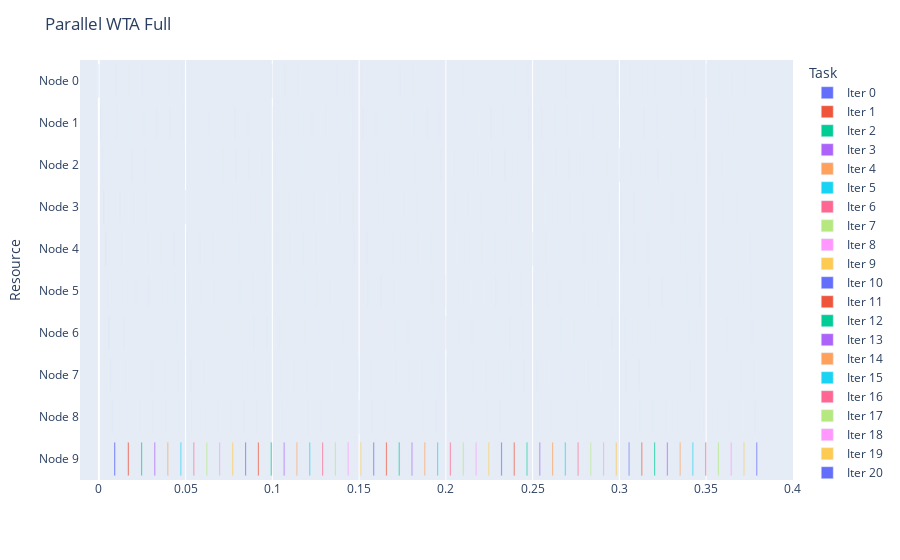

Source (notebook cell):
### Code cell
fig = getDataGantt(logs[0], "Parallel WTA Full")
fig.show()

### Figure 1 — Plotly figure (JSON) as saved in the notebook; plotly's stock layout.template omitted (floating-point values rounded to 4 significant figures)
{"data": [{"alignmentgroup": "True", "base": [0, 0.000978, 0.001974, 0.002945, 0.003968, 0.004928, 0.005851, 0.006793, 0.007769, 0.008764], "hovertemplate": "Task=Iter 0<br>Start=%{base}<br>Finish=%{x}<br>Resource=%{y}<extra></extra>", "legendgroup": "Iter 0", "marker": {"color": "#636efa", "pattern": {"shape": ""}}, "name": "Iter 0", "offsetgroup": "Iter 0", "orientation": "h", "showlegend": true, "textposition": "auto", "type": "bar", "x": [4.387e-05, 4.983e-05, 4.458e-05, 5.293e-05, 4.125e-05, 4.22e-05, 4.554e-05, 4.196e-05, 5.078e-05, 0.0007644], "xaxis": "x", "y": ["Node 0", "Node 1", "Node 2", "Node 3", "Node 4", "Node 5", "Node 6", "Node 7", "Node 8", "Node 9"], "yaxis": "y"}, {"alignmentgroup": "True", "base": [0.009701, 0.01047, 0.01125, 0.01201, 0.0128, 0.01357, 0.01434, 0.01512, 0.0159, 0.01668], "hovertemplate": "Task=Iter 1<br>Start=%{base}<br>Finish=%{x}<br>Resource=%{y}<extra></extra>", "legendgroup": "Iter 1", "marker": {"color": "#EF553B", "pattern": {"shape": ""}}, "name": "Iter 1", "offsetgroup": "Iter 1", "orientation": "h", "showlegend": true, "textposition": "auto", "type": "bar", "x": [1.693e-05, 1.693e-05, 1.788e-05, 1.717e-05, 1.693e-05, 1.55e-05, 1.907e-05, 1.788e-05, 1.717e-05, 0.0007083], "xaxis": "x", "y": ["Node 0", "Node 1", "Node 2", "Node 3", "Node 4", "Node 5", "Node 6", "Node 7", "Node 8", "Node 9"], "yaxis": "y"}, {"alignmentgroup": "True", "base": [0.01744, 0.0182, 0.01898, 0.01975, 0.0205, 0.02127, 0.02202, 0.02279, 0.02355, 0.02431], "hovertemplate": "Task=Iter 2<br>Start=%{base}<br>Finish=%{x}<br>Resource=%{y}<extra></extra>", "legendgroup": "Iter 2", "marker": {"color": "#00cc96", "pattern": {"shape": ""}}, "name": "Iter 2", "offsetgroup": "Iter 2", "orientation": "h", "showlegend": true, "textposition": "auto", "type": "bar", "x": [1.454e-05, 1.931e-05, 1.955e-05, 1.597e-05, 1.502e-05, 1.431e-05, 1.55e-05, 1.621e-05, 1.478e-05, 0.0006843], "xaxis": "x", "y": ["Node 0", "Node 1", "Node 2", "Node 3", "Node 4", "Node 5", "Node 6", "Node 7", "Node 8", "Node 9"], "yaxis": "y"}, {"alignmentgroup": "True", "base": [0.02505, 0.02582, 0.0266, 0.02735, 0.02809, 0.02886, 0.02963, 0.0304, 0.03115, 0.03191], "hovertemplate": "Task=Iter 3<br>Start=%{base}<br>Finish=%{x}<br>Resource=%{y}<extra></extra>", "legendgroup": "Iter 3", "marker": {"color": "#ab63fa", "pattern": {"shape": ""}}, "name": "Iter 3", "offsetgroup": "Iter 3", "orientation": "h", "showlegend": true, "textposition": "auto", "type": "bar", "x": [1.383e-05, 1.431e-05, 1.574e-05, 1.55e-05, 1.836e-05, 1.788e-05, 1.502e-05, 1.407e-05, 1.884e-05, 0.0006993], "xaxis": "x", "y": ["Node 0", "Node 1", "Node 2", "Node 3", "Node 4", "Node 5", "Node 6", "Node 7", "Node 8", "Node 9"], "yaxis": "y"}, {"alignmentgroup": "True", "base": [0.03265, 0.03342, 0.03417, 0.03493, 0.03568, 0.03645, 0.03718, 0.03793, 0.0387, 0.03945], "hovertemplate": "Task=Iter 4<br>Start=%{base}<br>Finish=%{x}<br>Resource=%{y}<extra></extra>", "legendgroup": "Iter 4", "marker": {"color": "#FFA15A", "pattern": {"shape": ""}}, "name": "Iter 4", "offsetgroup": "Iter 4", "orientation": "h", "showlegend": true, "textposition": "auto", "type": "bar", "x": [1.383e-05, 1.526e-05, 1.454e-05, 1.836e-05, 1.645e-05, 1.478e-05, 1.359e-05, 1.407e-05, 1.478e-05, 0.0006814], "xaxis": "x", "y": ["Node 0", "Node 1", "Node 2", "Node 3", "Node 4", "Node 5", "Node 6", "Node 7", "Node 8", "Node 9"], "yaxis": "y"}, {"alignmentgroup": "True", "base": [0.04018, 0.04094, 0.0417, 0.04245, 0.04319, 0.04394, 0.0447, 0.04545, 0.04621, 0.04696], "hovertemplate": "Task=Iter 5<br>Start=%{base}<br>Finish=%{x}<br>Resource=%{y}<extra></extra>", "legendgroup": "Iter 5", "marker": {"color": "#19d3f3", "pattern": {"shape": ""}}, "name": "Iter 5", "offsetgroup": "Iter 5", "orientation": "h", "showlegend": true, "textposition": "auto", "type": "bar", "x": [1.311e-05, 1.431e-05, 1.407e-05, 1.454e-05, 1.55e-05, 1.454e-05, 1.383e-05, 1.383e-05, 2.623e-05, 0.0006859], "xaxis": "x", "y": ["Node 0", "Node 1", "Node 2", "Node 3", "Node 4", "Node 5", "Node 6", "Node 7", "Node 8", "Node 9"], "yaxis": "y"}, {"alignmentgroup": "True", "base": [0.0477, 0.04845, 0.04921, 0.04995, 0.05069, 0.05144, 0.05218, 0.05293, 0.05369, 0.05444], "hovertemplate": "Task=Iter 6<br>Start=%{base}<br>Finish=%{x}<br>Resource=%{y}<extra></extra>", "legendgroup": "Iter 6", "marker": {"color": "#FF6692", "pattern": {"shape": ""}}, "name": "Iter 6", "offsetgroup": "Iter 6", "orientation": "h", "showlegend": true, "textposition": "auto", "type": "bar", "x": [1.383e-05, 1.407e-05, 1.931e-05, 1.383e-05, 1.383e-05, 1.335e-05, 1.335e-05, 1.359e-05, 1.431e-05, 0.0006773], "xaxis": "x", "y": ["Node 0", "Node 1", "Node 2", "Node 3", "Node 4", "Node 5", "Node 6", "Node 7", "Node 8", "Node 9"], "yaxis": "y"}, {"alignmentgroup": "True", "base": [0.05517, 0.05594, 0.05669, 0.05744, 0.05818, 0.05893, 0.05967, 0.06042, 0.06116, 0.06191], "hovertemplate": "Task=Iter 7<br>Start=%{base}<br>Finish=%{x}<br>Resource=%{y}<extra></extra>", "legendgroup": "Iter 7", "marker": {"color": "#B6E880", "pattern": {"shape": ""}}, "name": "Iter 7", "offsetgroup": "Iter 7", "orientation": "h", "showlegend": true, "textposition": "auto", "type": "bar", "x": [1.526e-05, 1.597e-05, 1.621e-05, 1.55e-05, 1.526e-05, 1.55e-05, 1.526e-05, 1.597e-05, 1.574e-05, 0.0006831], "xaxis": "x", "y": ["Node 0", "Node 1", "Node 2", "Node 3", "Node 4", "Node 5", "Node 6", "Node 7", "Node 8", "Node 9"], "yaxis": "y"}, {"alignmentgroup": "True", "base": [0.06263, 0.06339, 0.06414, 0.06487, 0.06561, 0.06635, 0.06708, 0.06782, 0.06856, 0.06929], "hovertemplate": "Task=Iter 8<br>Start=%{base}<br>Finish=%{x}<br>Resource=%{y}<extra></extra>", "legendgroup": "Iter 8", "marker": {"color": "#FF97FF", "pattern": {"shape": ""}}, "name": "Iter 8", "offsetgroup": "Iter 8", "orientation": "h", "showlegend": true, "textposition": "auto", "type": "bar", "x": [1.383e-05, 1.502e-05, 1.407e-05, 1.383e-05, 1.431e-05, 1.335e-05, 1.383e-05, 1.407e-05, 1.311e-05, 0.0006723], "xaxis": "x", "y": ["Node 0", "Node 1", "Node 2", "Node 3", "Node 4", "Node 5", "Node 6", "Node 7", "Node 8", "Node 9"], "yaxis": "y"}, {"alignmentgroup": "True", "base": [0.07001, 0.07076, 0.07151, 0.07224, 0.07297, 0.07372, 0.07446, 0.07519, 0.07606, 0.0768], "hovertemplate": "Task=Iter 9<br>Start=%{base}<br>Finish=%{x}<br>Resource=%{y}<extra></extra>", "legendgroup": "Iter 9", "marker": {"color": "#FECB52", "pattern": {"shape": ""}}, "name": "Iter 9", "offsetgroup": "Iter 9", "orientation": "h", "showlegend": true, "textposition": "auto", "type": "bar", "x": [1.287e-05, 1.335e-05, 1.407e-05, 1.335e-05, 1.335e-05, 1.311e-05, 1.359e-05, 1.359e-05, 1.335e-05, 0.0006826], "xaxis": "x", "y": ["Node 0", "Node 1", "Node 2", "Node 3", "Node 4", "Node 5", "Node 6", "Node 7", "Node 8", "Node 9"], "yaxis": "y"}, {"alignmentgroup": "True", "base": [0.07752, 0.07829, 0.07904, 0.07978, 0.08052, 0.08127, 0.08199, 0.08273, 0.08349, 0.08423], "hovertemplate": "Task=Iter 10<br>Start=%{base}<br>Finish=%{x}<br>Resource=%{y}<extra></extra>", "legendgroup": "Iter 10", "marker": {"color": "#636efa", "pattern": {"shape": ""}}, "name": "Iter 10", "offsetgroup": "Iter 10", "orientation": "h", "showlegend": true, "textposition": "auto", "type": "bar", "x": [1.287e-05, 1.311e-05, 1.335e-05, 1.383e-05, 1.502e-05, 1.24e-05, 1.287e-05, 1.287e-05, 1.311e-05, 0.000675], "xaxis": "x", "y": ["Node 0", "Node 1", "Node 2", "Node 3", "Node 4", "Node 5", "Node 6", "Node 7", "Node 8", "Node 9"], "yaxis": "y"}, {"alignmentgroup": "True", "base": [0.08494, 0.08571, 0.08646, 0.08719, 0.08793, 0.08867, 0.08942, 0.09016, 0.0909, 0.09165], "hovertemplate": "Task=Iter 11<br>Start=%{base}<br>Finish=%{x}<br>Resource=%{y}<extra></extra>", "legendgroup": "Iter 11", "marker": {"color": "#EF553B", "pattern": {"shape": ""}}, "name": "Iter 11", "offsetgroup": "Iter 11", "orientation": "h", "showlegend": true, "textposition": "auto", "type": "bar", "x": [1.287e-05, 1.359e-05, 1.383e-05, 1.335e-05, 1.383e-05, 1.264e-05, 1.359e-05, 1.335e-05, 1.359e-05, 0.0006835], "xaxis": "x", "y": ["Node 0", "Node 1", "Node 2", "Node 3", "Node 4", "Node 5", "Node 6", "Node 7", "Node 8", "Node 9"], "yaxis": "y"}, {"alignmentgroup": "True", "base": [0.09237, 0.09312, 0.09387, 0.0946, 0.09535, 0.09608, 0.09681, 0.09755, 0.0983, 0.09903], "hovertemplate": "Task=Iter 12<br>Start=%{base}<br>Finish=%{x}<br>Resource=%{y}<extra></extra>", "legendgroup": "Iter 12", "marker": {"color": "#00cc96", "pattern": {"shape": ""}}, "name": "Iter 12", "offsetgroup": "Iter 12", "orientation": "h", "showlegend": true, "textposition": "auto", "type": "bar", "x": [1.287e-05, 1.311e-05, 1.264e-05, 1.335e-05, 1.311e-05, 1.264e-05, 1.264e-05, 1.335e-05, 1.311e-05, 0.0006816], "xaxis": "x", "y": ["Node 0", "Node 1", "Node 2", "Node 3", "Node 4", "Node 5", "Node 6", "Node 7", "Node 8", "Node 9"], "yaxis": "y"}, {"alignmentgroup": "True", "base": [0.09975, 0.1005, 0.1013, 0.102, 0.1027, 0.1035, 0.1042, 0.105, 0.1057, 0.1065], "hovertemplate": "Task=Iter 13<br>Start=%{base}<br>Finish=%{x}<br>Resource=%{y}<extra></extra>", "legendgroup": "Iter 13", "marker": {"color": "#ab63fa", "pattern": {"shape": ""}}, "name": "Iter 13", "offsetgroup": "Iter 13", "orientation": "h", "showlegend": true, "textposition": "auto", "type": "bar", "x": [1.287e-05, 1.311e-05, 1.311e-05, 1.311e-05, 1.264e-05, 1.24e-05, 1.287e-05, 1.287e-05, 1.335e-05, 0.0006695], "xaxis": "x", "y": ["Node 0", "Node 1", "Node 2", "Node 3", "Node 4", "Node 5", "Node 6", "Node 7", "Node 8", "Node 9"], "yaxis": "y"}, {"alignmentgroup": "True", "base": [0.1072, 0.1079, 0.1087, 0.1094, 0.1101, 0.1109, 0.1116, 0.1124, 0.1131, 0.1138], "hovertemplate": "Task=Iter 14<br>Start=%{base}<br>Finish=%{x}<br>Resource=%{y}<extra></extra>", "legendgroup": "Iter 14", "marker": {"color": "#FFA15A", "pattern": {"shape": ""}}, "name": "Iter 14", "offsetgroup": "Iter 14", "orientation": "h", "showlegend": true, "textposition": "auto", "type": "bar", "x": [1.287e-05, 1.287e-05, 1.24e-05, 1.335e-05, 1.311e-05, 1.287e-05, 1.311e-05, 1.287e-05, 1.311e-05, 0.0006754], "xaxis": "x", "y": ["Node 0", "Node 1", "Node 2", "Node 3", "Node 4", "Node 5", "Node 6", "Node 7", "Node 8", "Node 9"], "yaxis": "y"}, {"alignmentgroup": "True", "base": [0.1146, 0.1153, 0.1161, 0.1168, 0.1175, 0.1183, 0.119, 0.1197, 0.1205, 0.1212], "hovertemplate": "Task=Iter 15<br>Start=%{base}<br>Finish=%{x}<br>Resource=%{y}<extra></extra>", "legendgroup": "Iter 15", "marker": {"color": "#19d3f3", "pattern": {"shape": ""}}, "name": "Iter 15", "offsetgroup": "Iter 15", "orientation": "h", "showlegend": true, "textposition": "auto", "type": "bar", "x": [1.216e-05, 1.335e-05, 1.287e-05, 1.264e-05, 1.335e-05, 1.24e-05, 1.264e-05, 1.335e-05, 1.287e-05, 0.0006692], "xaxis": "x", "y": ["Node 0", "Node 1", "Node 2", "Node 3", "Node 4", "Node 5", "Node 6", "Node 7", "Node 8", "Node 9"], "yaxis": "y"}, {"alignmentgroup": "True", "base": [0.1219, 0.1227, 0.1234, 0.1242, 0.1249, 0.1257, 0.1264, 0.1271, 0.1279, 0.1286], "hovertemplate": "Task=Iter 16<br>Start=%{base}<br>Finish=%{x}<br>Resource=%{y}<extra></extra>", "legendgroup": "Iter 16", "marker": {"color": "#FF6692", "pattern": {"shape": ""}}, "name": "Iter 16", "offsetgroup": "Iter 16", "orientation": "h", "showlegend": true, "textposition": "auto", "type": "bar", "x": [1.264e-05, 1.287e-05, 1.311e-05, 1.287e-05, 1.311e-05, 1.24e-05, 1.24e-05, 1.264e-05, 1.264e-05, 0.0006747], "xaxis": "x", "y": ["Node 0", "Node 1", "Node 2", "Node 3", "Node 4", "Node 5", "Node 6", "Node 7", "Node 8", "Node 9"], "yaxis": "y"}, {"alignmentgroup": "True", "base": [0.1293, 0.1301, 0.1308, 0.1316, 0.1323, 0.133, 0.1338, 0.1345, 0.1353, 0.136], "hovertemplate": "Task=Iter 17<br>Start=%{base}<br>Finish=%{x}<br>Resource=%{y}<extra></extra>", "legendgroup": "Iter 17", "marker": {"color": "#B6E880", "pattern": {"shape": ""}}, "name": "Iter 17", "offsetgroup": "Iter 17", "orientation": "h", "showlegend": true, "textposition": "auto", "type": "bar", "x": [1.287e-05, 1.311e-05, 1.264e-05, 1.287e-05, 1.287e-05, 1.24e-05, 1.264e-05, 1.311e-05, 1.287e-05, 0.0006728], "xaxis": "x", "y": ["Node 0", "Node 1", "Node 2", "Node 3", "Node 4", "Node 5", "Node 6", "Node 7", "Node 8", "Node 9"], "yaxis": "y"}, {"alignmentgroup": "True", "base": [0.1367, 0.1375, 0.1382, 0.1389, 0.1397, 0.1404, 0.1411, 0.1419, 0.1426, 0.1434], "hovertemplate": "Task=Iter 18<br>Start=%{base}<br>Finish=%{x}<br>Resource=%{y}<extra></extra>", "legendgroup": "Iter 18", "marker": {"color": "#FF97FF", "pattern": {"shape": ""}}, "name": "Iter 18", "offsetgroup": "Iter 18", "orientation": "h", "showlegend": true, "textposition": "auto", "type": "bar", "x": [1.335e-05, 1.359e-05, 1.645e-05, 1.335e-05, 1.335e-05, 1.264e-05, 1.359e-05, 1.359e-05, 1.287e-05, 0.00067], "xaxis": "x", "y": ["Node 0", "Node 1", "Node 2", "Node 3", "Node 4", "Node 5", "Node 6", "Node 7", "Node 8", "Node 9"], "yaxis": "y"}, {"alignmentgroup": "True", "base": [0.1441, 0.1448, 0.1456, 0.1463, 0.147, 0.1478, 0.1485, 0.1492, 0.15, 0.1507], "hovertemplate": "Task=Iter 19<br>Start=%{base}<br>Finish=%{x}<br>Resource=%{y}<extra></extra>", "legendgroup": "Iter 19", "marker": {"color": "#FECB52", "pattern": {"shape": ""}}, "name": "Iter 19", "offsetgroup": "Iter 19", "orientation": "h", "showlegend": true, "textposition": "auto", "type": "bar", "x": [1.216e-05, 1.264e-05, 1.264e-05, 1.287e-05, 1.287e-05, 1.216e-05, 1.24e-05, 1.24e-05, 1.335e-05, 0.0006721], "xaxis": "x", "y": ["Node 0", "Node 1", "Node 2", "Node 3", "Node 4", "Node 5", "Node 6", "Node 7", "Node 8", "Node 9"], "yaxis": "y"}, {"alignmentgroup": "True", "base": [0.1514, 0.1522, 0.1529, 0.1536, 0.1544, 0.1551, 0.1558, 0.1566, 0.1573, 0.1581], "hovertemplate": "Task=Iter 20<br>Start=%{base}<br>Finish=%{x}<br>Resource=%{y}<extra></extra>", "legendgroup": "Iter 20", "marker": {"color": "#636efa", "pattern": {"shape": ""}}, "name": "Iter 20", "offsetgroup": "Iter 20", "orientation": "h", "showlegend": true, "textposition": "auto", "type": "bar", "x": [1.24e-05, 1.24e-05, 1.287e-05, 1.264e-05, 1.264e-05, 1.24e-05, 1.287e-05, 1.24e-05, 1.264e-05, 0.0006721], "xaxis": "x", "y": ["Node 0", "Node 1", "Node 2", "Node 3", "Node 4", "Node 5", "Node 6", "Node 7", "Node 8", "Node 9"], "yaxis": "y"}, {"alignmentgroup": "True", "base": [0.1588, 0.1595, 0.1603, 0.161, 0.1617, 0.1625, 0.1632, 0.164, 0.1647, 0.1654], "hovertemplate": "Task=Iter 21<br>Start=%{base}<br>Finish=%{x}<br>Resource=%{y}<extra></extra>", "legendgroup": "Iter 21", "marker": {"color": "#EF553B", "pattern": {"shape": ""}}, "name": "Iter 21", "offsetgroup": "Iter 21", "orientation": "h", "showlegend": true, "textposition": "auto", "type": "bar", "x": [1.24e-05, 1.264e-05, 1.264e-05, 1.287e-05, 1.24e-05, 1.192e-05, 1.24e-05, 1.311e-05, 1.287e-05, 0.0006652], "xaxis": "x", "y": ["Node 0", "Node 1", "Node 2", "Node 3", "Node 4", "Node 5", "Node 6", "Node 7", "Node 8", "Node 9"], "yaxis": "y"}, {"alignmentgroup": "True", "base": [0.1661, 0.1669, 0.1676, 0.1684, 0.1691, 0.1698, 0.1706, 0.1713, 0.1721, 0.1728], "hovertemplate": "Task=Iter 22<br>Start=%{base}<br>Finish=%{x}<br>Resource=%{y}<extra></extra>", "legendgroup": "Iter 22", "marker": {"color": "#00cc96", "pattern": {"shape": ""}}, "name": "Iter 22", "offsetgroup": "Iter 22", "orientation": "h", "showlegend": true, "textposition": "auto", "type": "bar", "x": [1.264e-05, 1.335e-05, 1.311e-05, 1.24e-05, 1.287e-05, 1.168e-05, 1.216e-05, 1.287e-05, 1.24e-05, 0.0006702], "xaxis": "x", "y": ["Node 0", "Node 1", "Node 2", "Node 3", "Node 4", "Node 5", "Node 6", "Node 7", "Node 8", "Node 9"], "yaxis": "y"}, {"alignmentgroup": "True", "base": [0.1735, 0.1742, 0.175, 0.1757, 0.1765, 0.1772, 0.1779, 0.1787, 0.1794, 0.1801], "hovertemplate": "Task=Iter 23<br>Start=%{base}<br>Finish=%{x}<br>Resource=%{y}<extra></extra>", "legendgroup": "Iter 23", "marker": {"color": "#ab63fa", "pattern": {"shape": ""}}, "name": "Iter 23", "offsetgroup": "Iter 23", "orientation": "h", "showlegend": true, "textposition": "auto", "type": "bar", "x": [1.216e-05, 1.24e-05, 1.383e-05, 1.287e-05, 1.264e-05, 1.192e-05, 1.24e-05, 1.311e-05, 1.311e-05, 0.0006711], "xaxis": "x", "y": ["Node 0", "Node 1", "Node 2", "Node 3", "Node 4", "Node 5", "Node 6", "Node 7", "Node 8", "Node 9"], "yaxis": "y"}, {"alignmentgroup": "True", "base": [0.1809, 0.1816, 0.1824, 0.1831, 0.1838, 0.1846, 0.1853, 0.1861, 0.1868, 0.1875], "hovertemplate": "Task=Iter 24<br>Start=%{base}<br>Finish=%{x}<br>Resource=%{y}<extra></extra>", "legendgroup": "Iter 24", "marker": {"color": "#FFA15A", "pattern": {"shape": ""}}, "name": "Iter 24", "offsetgroup": "Iter 24", "orientation": "h", "showlegend": true, "textposition": "auto", "type": "bar", "x": [1.264e-05, 1.264e-05, 1.478e-05, 1.24e-05, 1.287e-05, 1.216e-05, 1.287e-05, 1.264e-05, 1.335e-05, 0.0006757], "xaxis": "x", "y": ["Node 0", "Node 1", "Node 2", "Node 3", "Node 4", "Node 5", "Node 6", "Node 7", "Node 8", "Node 9"], "yaxis": "y"}, {"alignmentgroup": "True", "base": [0.1882, 0.189, 0.1897, 0.1905, 0.1912, 0.1919, 0.1927, 0.1934, 0.1942, 0.1949], "hovertemplate": "Task=Iter 25<br>Start=%{base}<br>Finish=%{x}<br>Resource=%{y}<extra></extra>", "legendgroup": "Iter 25", "marker": {"color": "#19d3f3", "pattern": {"shape": ""}}, "name": "Iter 25", "offsetgroup": "Iter 25", "orientation": "h", "showlegend": true, "textposition": "auto", "type": "bar", "x": [1.24e-05, 1.264e-05, 1.287e-05, 1.264e-05, 1.264e-05, 1.192e-05, 1.287e-05, 1.24e-05, 1.216e-05, 0.0006726], "xaxis": "x", "y": ["Node 0", "Node 1", "Node 2", "Node 3", "Node 4", "Node 5", "Node 6", "Node 7", "Node 8", "Node 9"], "yaxis": "y"}, {"alignmentgroup": "True", "base": [0.1956, 0.1964, 0.1971, 0.1979, 0.1986, 0.1993, 0.2001, 0.2008, 0.2016, 0.2023], "hovertemplate": "Task=Iter 26<br>Start=%{base}<br>Finish=%{x}<br>Resource=%{y}<extra></extra>", "legendgroup": "Iter 26", "marker": {"color": "#FF6692", "pattern": {"shape": ""}}, "name": "Iter 26", "offsetgroup": "Iter 26", "orientation": "h", "showlegend": true, "textposition": "auto", "type": "bar", "x": [1.24e-05, 1.287e-05, 1.287e-05, 1.264e-05, 1.24e-05, 1.192e-05, 1.24e-05, 1.264e-05, 1.287e-05, 0.0006707], "xaxis": "x", "y": ["Node 0", "Node 1", "Node 2", "Node 3", "Node 4", "Node 5", "Node 6", "Node 7", "Node 8", "Node 9"], "yaxis": "y"}, {"alignmentgroup": "True", "base": [0.203, 0.2038, 0.2045, 0.2052, 0.206, 0.2067, 0.2075, 0.2082, 0.209, 0.2097], "hovertemplate": "Task=Iter 27<br>Start=%{base}<br>Finish=%{x}<br>Resource=%{y}<extra></extra>", "legendgroup": "Iter 27", "marker": {"color": "#B6E880", "pattern": {"shape": ""}}, "name": "Iter 27", "offsetgroup": "Iter 27", "orientation": "h", "showlegend": true, "textposition": "auto", "type": "bar", "x": [1.216e-05, 1.24e-05, 1.24e-05, 1.216e-05, 1.264e-05, 1.192e-05, 1.287e-05, 1.669e-05, 1.24e-05, 0.0006764], "xaxis": "x", "y": ["Node 0", "Node 1", "Node 2", "Node 3", "Node 4", "Node 5", "Node 6", "Node 7", "Node 8", "Node 9"], "yaxis": "y"}, {"alignmentgroup": "True", "base": [0.2104, 0.2112, 0.2119, 0.2126, 0.2134, 0.2141, 0.2148, 0.2156, 0.2163, 0.2171], "hovertemplate": "Task=Iter 28<br>Start=%{base}<br>Finish=%{x}<br>Resource=%{y}<extra></extra>", "legendgroup": "Iter 28", "marker": {"color": "#FF97FF", "pattern": {"shape": ""}}, "name": "Iter 28", "offsetgroup": "Iter 28", "orientation": "h", "showlegend": true, "textposition": "auto", "type": "bar", "x": [1.311e-05, 1.216e-05, 1.311e-05, 1.264e-05, 1.216e-05, 1.216e-05, 1.264e-05, 1.264e-05, 1.264e-05, 0.0006766], "xaxis": "x", "y": ["Node 0", "Node 1", "Node 2", "Node 3", "Node 4", "Node 5", "Node 6", "Node 7", "Node 8", "Node 9"], "yaxis": "y"}, {"alignmentgroup": "True", "base": [0.2178, 0.2185, 0.2193, 0.22, 0.2207, 0.2215, 0.2222, 0.2229, 0.2237, 0.2244], "hovertemplate": "Task=Iter 29<br>Start=%{base}<br>Finish=%{x}<br>Resource=%{y}<extra></extra>", "legendgroup": "Iter 29", "marker": {"color": "#FECB52", "pattern": {"shape": ""}}, "name": "Iter 29", "offsetgroup": "Iter 29", "orientation": "h", "showlegend": true, "textposition": "auto", "type": "bar", "x": [1.24e-05, 1.287e-05, 1.264e-05, 1.24e-05, 1.287e-05, 1.192e-05, 1.621e-05, 1.287e-05, 1.216e-05, 0.0006661], "xaxis": "x", "y": ["Node 0", "Node 1", "Node 2", "Node 3", "Node 4", "Node 5", "Node 6", "Node 7", "Node 8", "Node 9"], "yaxis": "y"}, {"alignmentgroup": "True", "base": [0.2251, 0.2259, 0.2266, 0.2273, 0.2281, 0.2288, 0.2295, 0.2303, 0.231, 0.2317], "hovertemplate": "Task=Iter 30<br>Start=%{base}<br>Finish=%{x}<br>Resource=%{y}<extra></extra>", "legendgroup": "Iter 30", "marker": {"color": "#636efa", "pattern": {"shape": ""}}, "name": "Iter 30", "offsetgroup": "Iter 30", "orientation": "h", "showlegend": true, "textposition": "auto", "type": "bar", "x": [1.24e-05, 1.216e-05, 1.311e-05, 1.24e-05, 1.24e-05, 1.24e-05, 1.264e-05, 1.216e-05, 1.192e-05, 0.0006738], "xaxis": "x", "y": ["Node 0", "Node 1", "Node 2", "Node 3", "Node 4", "Node 5", "Node 6", "Node 7", "Node 8", "Node 9"], "yaxis": "y"}, {"alignmentgroup": "True", "base": [0.2325, 0.2332, 0.234, 0.2347, 0.2354, 0.2361, 0.2369, 0.2376, 0.2384, 0.2391], "hovertemplate": "Task=Iter 31<br>Start=%{base}<br>Finish=%{x}<br>Resource=%{y}<extra></extra>", "legendgroup": "Iter 31", "marker": {"color": "#EF553B", "pattern": {"shape": ""}}, "name": "Iter 31", "offsetgroup": "Iter 31", "orientation": "h", "showlegend": true, "textposition": "auto", "type": "bar", "x": [1.264e-05, 1.693e-05, 1.24e-05, 1.24e-05, 1.264e-05, 1.216e-05, 1.264e-05, 1.24e-05, 1.216e-05, 0.00067], "xaxis": "x", "y": ["Node 0", "Node 1", "Node 2", "Node 3", "Node 4", "Node 5", "Node 6", "Node 7", "Node 8", "Node 9"], "yaxis": "y"}, {"alignmentgroup": "True", "base": [0.2398, 0.2405, 0.2413, 0.242, 0.2427, 0.2435, 0.2442, 0.2449, 0.2457, 0.2464], "hovertemplate": "Task=Iter 32<br>Start=%{base}<br>Finish=%{x}<br>Resource=%{y}<extra></extra>", "legendgroup": "Iter 32", "marker": {"color": "#00cc96", "pattern": {"shape": ""}}, "name": "Iter 32", "offsetgroup": "Iter 32", "orientation": "h", "showlegend": true, "textposition": "auto", "type": "bar", "x": [1.216e-05, 1.264e-05, 1.264e-05, 1.192e-05, 1.264e-05, 1.192e-05, 1.24e-05, 1.24e-05, 1.287e-05, 0.0006683], "xaxis": "x", "y": ["Node 0", "Node 1", "Node 2", "Node 3", "Node 4", "Node 5", "Node 6", "Node 7", "Node 8", "Node 9"], "yaxis": "y"}, {"alignmentgroup": "True", "base": [0.2471, 0.2479, 0.2487, 0.2494, 0.2501, 0.2509, 0.2516, 0.2523, 0.2531, 0.2538], "hovertemplate": "Task=Iter 33<br>Start=%{base}<br>Finish=%{x}<br>Resource=%{y}<extra></extra>", "legendgroup": "Iter 33", "marker": {"color": "#ab63fa", "pattern": {"shape": ""}}, "name": "Iter 33", "offsetgroup": "Iter 33", "orientation": "h", "showlegend": true, "textposition": "auto", "type": "bar", "x": [1.311e-05, 1.478e-05, 1.335e-05, 1.311e-05, 1.311e-05, 1.287e-05, 1.311e-05, 1.287e-05, 1.359e-05, 0.0006797], "xaxis": "x", "y": ["Node 0", "Node 1", "Node 2", "Node 3", "Node 4", "Node 5", "Node 6", "Node 7", "Node 8", "Node 9"], "yaxis": "y"}, {"alignmentgroup": "True", "base": [0.2545, 0.2553, 0.256, 0.2568, 0.2575, 0.2582, 0.259, 0.2597, 0.2604, 0.2612], "hovertemplate": "Task=Iter 34<br>Start=%{base}<br>Finish=%{x}<br>Resource=%{y}<extra></extra>", "legendgroup": "Iter 34", "marker": {"color": "#FFA15A", "pattern": {"shape": ""}}, "name": "Iter 34", "offsetgroup": "Iter 34", "orientation": "h", "showlegend": true, "textposition": "auto", "type": "bar", "x": [1.216e-05, 1.359e-05, 1.264e-05, 1.264e-05, 1.287e-05, 1.24e-05, 1.216e-05, 1.216e-05, 1.24e-05, 0.0006762], "xaxis": "x", "y": ["Node 0", "Node 1", "Node 2", "Node 3", "Node 4", "Node 5", "Node 6", "Node 7", "Node 8", "Node 9"], "yaxis": "y"}, {"alignmentgroup": "True", "base": [0.2619, 0.2626, 0.2634, 0.2641, 0.2648, 0.2656, 0.2663, 0.267, 0.2678, 0.2685], "hovertemplate": "Task=Iter 35<br>Start=%{base}<br>Finish=%{x}<br>Resource=%{y}<extra></extra>", "legendgroup": "Iter 35", "marker": {"color": "#19d3f3", "pattern": {"shape": ""}}, "name": "Iter 35", "offsetgroup": "Iter 35", "orientation": "h", "showlegend": true, "textposition": "auto", "type": "bar", "x": [1.24e-05, 1.24e-05, 1.24e-05, 1.216e-05, 1.216e-05, 1.168e-05, 1.216e-05, 1.24e-05, 1.264e-05, 0.0006673], "xaxis": "x", "y": ["Node 0", "Node 1", "Node 2", "Node 3", "Node 4", "Node 5", "Node 6", "Node 7", "Node 8", "Node 9"], "yaxis": "y"}, {"alignmentgroup": "True", "base": [0.2692, 0.27, 0.2707, 0.2714, 0.2722, 0.2729, 0.2736, 0.2744, 0.2751, 0.2759], "hovertemplate": "Task=Iter 36<br>Start=%{base}<br>Finish=%{x}<br>Resource=%{y}<extra></extra>", "legendgroup": "Iter 36", "marker": {"color": "#FF6692", "pattern": {"shape": ""}}, "name": "Iter 36", "offsetgroup": "Iter 36", "orientation": "h", "showlegend": true, "textposition": "auto", "type": "bar", "x": [1.24e-05, 1.264e-05, 1.24e-05, 1.264e-05, 1.24e-05, 1.192e-05, 1.24e-05, 1.24e-05, 1.264e-05, 0.0006745], "xaxis": "x", "y": ["Node 0", "Node 1", "Node 2", "Node 3", "Node 4", "Node 5", "Node 6", "Node 7", "Node 8", "Node 9"], "yaxis": "y"}, {"alignmentgroup": "True", "base": [0.2766, 0.2773, 0.2781, 0.2788, 0.2795, 0.2803, 0.281, 0.2817, 0.2825, 0.2832], "hovertemplate": "Task=Iter 37<br>Start=%{base}<br>Finish=%{x}<br>Resource=%{y}<extra></extra>", "legendgroup": "Iter 37", "marker": {"color": "#B6E880", "pattern": {"shape": ""}}, "name": "Iter 37", "offsetgroup": "Iter 37", "orientation": "h", "showlegend": true, "textposition": "auto", "type": "bar", "x": [1.192e-05, 1.311e-05, 1.311e-05, 1.24e-05, 1.264e-05, 1.192e-05, 1.24e-05, 1.24e-05, 1.192e-05, 0.0006673], "xaxis": "x", "y": ["Node 0", "Node 1", "Node 2", "Node 3", "Node 4", "Node 5", "Node 6", "Node 7", "Node 8", "Node 9"], "yaxis": "y"}, {"alignmentgroup": "True", "base": [0.2839, 0.2847, 0.2854, 0.2861, 0.2869, 0.2876, 0.2883, 0.2891, 0.2898, 0.2906], "hovertemplate": "Task=Iter 38<br>Start=%{base}<br>Finish=%{x}<br>Resource=%{y}<extra></extra>", "legendgroup": "Iter 38", "marker": {"color": "#FF97FF", "pattern": {"shape": ""}}, "name": "Iter 38", "offsetgroup": "Iter 38", "orientation": "h", "showlegend": true, "textposition": "auto", "type": "bar", "x": [1.216e-05, 1.335e-05, 1.24e-05, 1.24e-05, 1.192e-05, 1.168e-05, 1.24e-05, 1.24e-05, 1.216e-05, 0.000674], "xaxis": "x", "y": ["Node 0", "Node 1", "Node 2", "Node 3", "Node 4", "Node 5", "Node 6", "Node 7", "Node 8", "Node 9"], "yaxis": "y"}, {"alignmentgroup": "True", "base": [0.2913, 0.292, 0.2928, 0.2935, 0.2942, 0.2949, 0.2957, 0.2964, 0.2971, 0.2979], "hovertemplate": "Task=Iter 39<br>Start=%{base}<br>Finish=%{x}<br>Resource=%{y}<extra></extra>", "legendgroup": "Iter 39", "marker": {"color": "#FECB52", "pattern": {"shape": ""}}, "name": "Iter 39", "offsetgroup": "Iter 39", "orientation": "h", "showlegend": true, "textposition": "auto", "type": "bar", "x": [1.216e-05, 1.24e-05, 1.192e-05, 1.216e-05, 1.216e-05, 1.168e-05, 1.192e-05, 1.24e-05, 1.311e-05, 0.0006776], "xaxis": "x", "y": ["Node 0", "Node 1", "Node 2", "Node 3", "Node 4", "Node 5", "Node 6", "Node 7", "Node 8", "Node 9"], "yaxis": "y"}, {"alignmentgroup": "True", "base": [0.2986, 0.2994, 0.3001, 0.3008, 0.3016, 0.3023, 0.303, 0.3038, 0.3045, 0.3052], "hovertemplate": "Task=Iter 40<br>Start=%{base}<br>Finish=%{x}<br>Resource=%{y}<extra></extra>", "legendgroup": "Iter 40", "marker": {"color": "#636efa", "pattern": {"shape": ""}}, "name": "Iter 40", "offsetgroup": "Iter 40", "orientation": "h", "showlegend": true, "textposition": "auto", "type": "bar", "x": [1.24e-05, 1.24e-05, 1.216e-05, 1.216e-05, 1.335e-05, 1.216e-05, 1.264e-05, 1.311e-05, 1.287e-05, 0.0006664], "xaxis": "x", "y": ["Node 0", "Node 1", "Node 2", "Node 3", "Node 4", "Node 5", "Node 6", "Node 7", "Node 8", "Node 9"], "yaxis": "y"}, {"alignmentgroup": "True", "base": [0.3059, 0.3067, 0.3075, 0.3082, 0.3089, 0.3096, 0.3104, 0.3111, 0.3119, 0.3126], "hovertemplate": "Task=Iter 41<br>Start=%{base}<br>Finish=%{x}<br>Resource=%{y}<extra></extra>", "legendgroup": "Iter 41", "marker": {"color": "#EF553B", "pattern": {"shape": ""}}, "name": "Iter 41", "offsetgroup": "Iter 41", "orientation": "h", "showlegend": true, "textposition": "auto", "type": "bar", "x": [1.311e-05, 1.311e-05, 1.335e-05, 1.359e-05, 1.264e-05, 1.192e-05, 1.264e-05, 1.287e-05, 1.24e-05, 0.0006762], "xaxis": "x", "y": ["Node 0", "Node 1", "Node 2", "Node 3", "Node 4", "Node 5", "Node 6", "Node 7", "Node 8", "Node 9"], "yaxis": "y"}, {"alignmentgroup": "True", "base": [0.3133, 0.3141, 0.3148, 0.3155, 0.3163, 0.317, 0.3177, 0.3185, 0.3192, 0.32], "hovertemplate": "Task=Iter 42<br>Start=%{base}<br>Finish=%{x}<br>Resource=%{y}<extra></extra>", "legendgroup": "Iter 42", "marker": {"color": "#00cc96", "pattern": {"shape": ""}}, "name": "Iter 42", "offsetgroup": "Iter 42", "orientation": "h", "showlegend": true, "textposition": "auto", "type": "bar", "x": [1.216e-05, 1.335e-05, 1.24e-05, 1.24e-05, 1.24e-05, 1.168e-05, 1.24e-05, 1.264e-05, 1.287e-05, 0.0006738], "xaxis": "x", "y": ["Node 0", "Node 1", "Node 2", "Node 3", "Node 4", "Node 5", "Node 6", "Node 7", "Node 8", "Node 9"], "yaxis": "y"}, {"alignmentgroup": "True", "base": [0.3207, 0.3214, 0.3222, 0.3229, 0.3236, 0.3244, 0.3251, 0.3258, 0.3266, 0.3273], "hovertemplate": "Task=Iter 43<br>Start=%{base}<br>Finish=%{x}<br>Resource=%{y}<extra></extra>", "legendgroup": "Iter 43", "marker": {"color": "#ab63fa", "pattern": {"shape": ""}}, "name": "Iter 43", "offsetgroup": "Iter 43", "orientation": "h", "showlegend": true, "textposition": "auto", "type": "bar", "x": [1.24e-05, 1.24e-05, 1.216e-05, 1.24e-05, 1.216e-05, 1.216e-05, 1.264e-05, 1.24e-05, 1.24e-05, 0.0006673], "xaxis": "x", "y": ["Node 0", "Node 1", "Node 2", "Node 3", "Node 4", "Node 5", "Node 6", "Node 7", "Node 8", "Node 9"], "yaxis": "y"}, {"alignmentgroup": "True", "base": [0.328, 0.3288, 0.3295, 0.3303, 0.331, 0.3317, 0.3325, 0.3332, 0.334, 0.3347], "hovertemplate": "Task=Iter 44<br>Start=%{base}<br>Finish=%{x}<br>Resource=%{y}<extra></extra>", "legendgroup": "Iter 44", "marker": {"color": "#FFA15A", "pattern": {"shape": ""}}, "name": "Iter 44", "offsetgroup": "Iter 44", "orientation": "h", "showlegend": true, "textposition": "auto", "type": "bar", "x": [1.24e-05, 1.192e-05, 1.311e-05, 1.216e-05, 1.24e-05, 1.216e-05, 1.24e-05, 1.264e-05, 1.192e-05, 0.0006704], "xaxis": "x", "y": ["Node 0", "Node 1", "Node 2", "Node 3", "Node 4", "Node 5", "Node 6", "Node 7", "Node 8", "Node 9"], "yaxis": "y"}, {"alignmentgroup": "True", "base": [0.3354, 0.3361, 0.3369, 0.3376, 0.3384, 0.3391, 0.3398, 0.3406, 0.3413, 0.342], "hovertemplate": "Task=Iter 45<br>Start=%{base}<br>Finish=%{x}<br>Resource=%{y}<extra></extra>", "legendgroup": "Iter 45", "marker": {"color": "#19d3f3", "pattern": {"shape": ""}}, "name": "Iter 45", "offsetgroup": "Iter 45", "orientation": "h", "showlegend": true, "textposition": "auto", "type": "bar", "x": [1.192e-05, 1.24e-05, 1.192e-05, 1.216e-05, 1.216e-05, 1.216e-05, 1.216e-05, 1.216e-05, 1.287e-05, 0.0006795], "xaxis": "x", "y": ["Node 0", "Node 1", "Node 2", "Node 3", "Node 4", "Node 5", "Node 6", "Node 7", "Node 8", "Node 9"], "yaxis": "y"}, {"alignmentgroup": "True", "base": [0.3427, 0.3435, 0.3442, 0.345, 0.3457, 0.3464, 0.3472, 0.3479, 0.3487, 0.3494], "hovertemplate": "Task=Iter 46<br>Start=%{base}<br>Finish=%{x}<br>Resource=%{y}<extra></extra>", "legendgroup": "Iter 46", "marker": {"color": "#FF6692", "pattern": {"shape": ""}}, "name": "Iter 46", "offsetgroup": "Iter 46", "orientation": "h", "showlegend": true, "textposition": "auto", "type": "bar", "x": [1.216e-05, 1.216e-05, 1.216e-05, 1.216e-05, 1.407e-05, 1.192e-05, 1.216e-05, 1.216e-05, 1.335e-05, 0.0006671], "xaxis": "x", "y": ["Node 0", "Node 1", "Node 2", "Node 3", "Node 4", "Node 5", "Node 6", "Node 7", "Node 8", "Node 9"], "yaxis": "y"}, {"alignmentgroup": "True", "base": [0.3501, 0.3509, 0.3516, 0.3523, 0.3531, 0.3538, 0.3545, 0.3553, 0.356, 0.3567], "hovertemplate": "Task=Iter 47<br>Start=%{base}<br>Finish=%{x}<br>Resource=%{y}<extra></extra>", "legendgroup": "Iter 47", "marker": {"color": "#B6E880", "pattern": {"shape": ""}}, "name": "Iter 47", "offsetgroup": "Iter 47", "orientation": "h", "showlegend": true, "textposition": "auto", "type": "bar", "x": [1.192e-05, 1.192e-05, 1.264e-05, 1.192e-05, 1.264e-05, 1.192e-05, 1.24e-05, 1.216e-05, 1.264e-05, 0.00067], "xaxis": "x", "y": ["Node 0", "Node 1", "Node 2", "Node 3", "Node 4", "Node 5", "Node 6", "Node 7", "Node 8", "Node 9"], "yaxis": "y"}, {"alignmentgroup": "True", "base": [0.3574, 0.3582, 0.3589, 0.3597, 0.3604, 0.3611, 0.3619, 0.3626, 0.3634, 0.3641], "hovertemplate": "Task=Iter 48<br>Start=%{base}<br>Finish=%{x}<br>Resource=%{y}<extra></extra>", "legendgroup": "Iter 48", "marker": {"color": "#FF97FF", "pattern": {"shape": ""}}, "name": "Iter 48", "offsetgroup": "Iter 48", "orientation": "h", "showlegend": true, "textposition": "auto", "type": "bar", "x": [1.264e-05, 1.693e-05, 1.264e-05, 1.216e-05, 1.264e-05, 1.168e-05, 1.264e-05, 1.216e-05, 1.287e-05, 0.0006826], "xaxis": "x", "y": ["Node 0", "Node 1", "Node 2", "Node 3", "Node 4", "Node 5", "Node 6", "Node 7", "Node 8", "Node 9"], "yaxis": "y"}, {"alignmentgroup": "True", "base": [0.3648, 0.3656, 0.3663, 0.367, 0.3678, 0.3685, 0.3693, 0.37, 0.3707, 0.3715], "hovertemplate": "Task=Iter 49<br>Start=%{base}<br>Finish=%{x}<br>Resource=%{y}<extra></extra>", "legendgroup": "Iter 49", "marker": {"color": "#FECB52", "pattern": {"shape": ""}}, "name": "Iter 49", "offsetgroup": "Iter 49", "orientation": "h", "showlegend": true, "textposition": "auto", "type": "bar", "x": [1.192e-05, 1.311e-05, 1.24e-05, 1.216e-05, 1.216e-05, 1.216e-05, 1.24e-05, 1.216e-05, 1.311e-05, 0.0006661], "xaxis": "x", "y": ["Node 0", "Node 1", "Node 2", "Node 3", "Node 4", "Node 5", "Node 6", "Node 7", "Node 8", "Node 9"], "yaxis": "y"}, {"alignmentgroup": "True", "base": [0.3722, 0.3729, 0.3737, 0.3744, 0.3751, 0.3759, 0.3766, 0.3773, 0.3781, 0.3788], "hovertemplate": "Task=Iter 50<br>Start=%{base}<br>Finish=%{x}<br>Resource=%{y}<extra></extra>", "legendgroup": "Iter 50", "marker": {"color": "#636efa", "pattern": {"shape": ""}}, "name": "Iter 50", "offsetgroup": "Iter 50", "orientation": "h", "showlegend": true, "textposition": "auto", "type": "bar", "x": [1.24e-05, 1.264e-05, 1.216e-05, 1.216e-05, 1.24e-05, 1.216e-05, 1.24e-05, 1.216e-05, 1.24e-05, 0.0006795], "xaxis": "x", "y": ["Node 0", "Node 1", "Node 2", "Node 3", "Node 4", "Node 5", "Node 6", "Node 7", "Node 8", "Node 9"], "yaxis": "y"}], "layout": {"barmode": "overlay", "legend": {"title": {"text": "Task"}, "tracegroupgap": 0}, "margin": {"t": 60}, "title": {"text": "Parallel WTA Full"}, "xaxis": {"anchor": "y", "domain": [0, 1], "type": "linear"}, "yaxis": {"anchor": "x", "autorange": "reversed", "domain": [0, 1], "title": {"text": "Resource"}}}}
